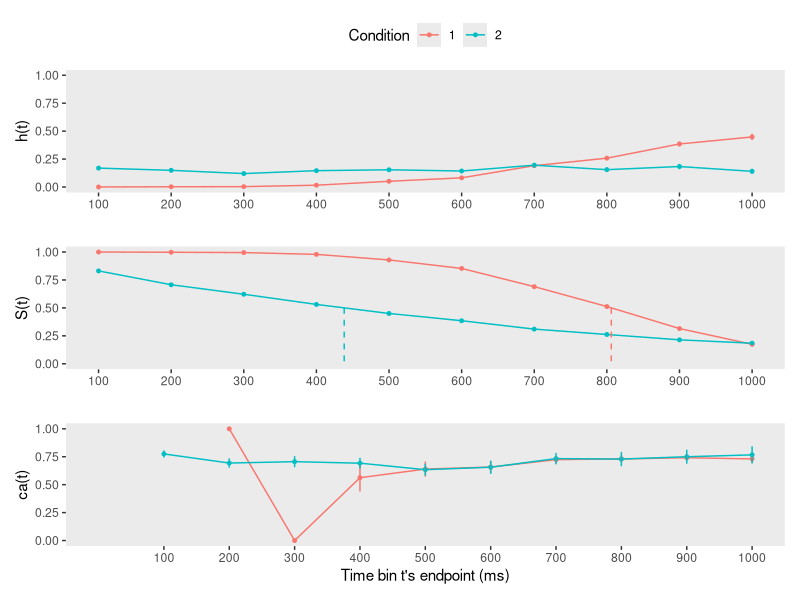
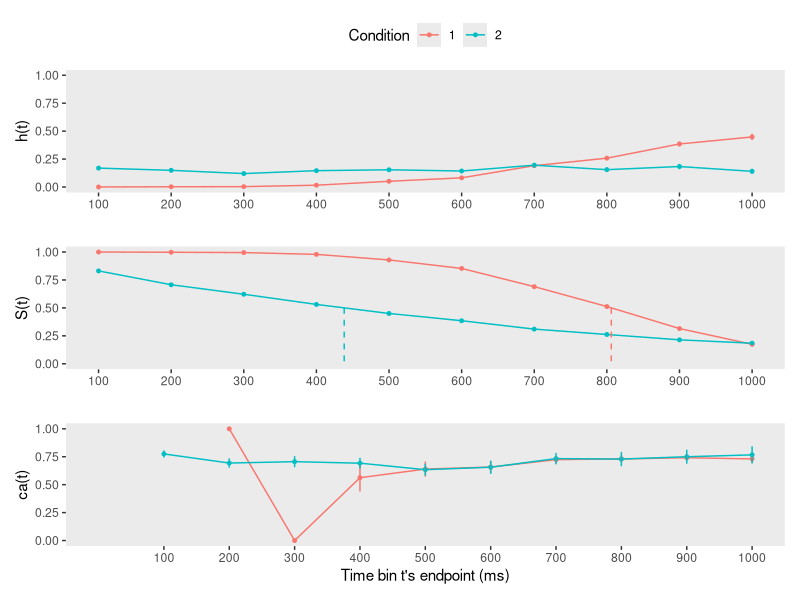

The R script that drew these images, in order:
## ---- chunk 1
knitr::opts_chunk$set(echo = TRUE)
## ---- chunk 2
library(tidyverse)
library(patchwork)
## ---- chunk 3
set.seed(1274)
Trials_perCondition = 1000

data <- tibble(
  pid   = 1,
  trial = sample(1:(2*Trials_perCondition)),
  condition = c(rep(1,Trials_perCondition), rep(2,Trials_perCondition)),
  RT = c(rnorm(Trials_perCondition, 800, 200), rexp(Trials_perCondition, 1/600)),
  acc = rep(sample(c(0,1), size=Trials_perCondition,replace=T, prob=c(.3,.7)),2)) %>% 
        arrange(trial) %>%
        mutate(RT = ifelse(RT<0,0.00000001,RT),
               condition=factor(condition,levels=c(1,2)))

print.data.frame(data)
## ---- chunk 4
cutoff <- 1000 # censoring time in ms
bin_size <- 100

data2 <- data %>%
         mutate(censor = 1,
                RT2 = ifelse(RT > cutoff, cutoff, RT),
                censor = ifelse(RT2 == cutoff,0,censor),
                dRT = ceiling(RT2/bin_size))

print.data.frame(data2)
## ---- chunk 5
data_ptb <-
  data2 %>% 
  uncount(weights = dRT) %>% # duplicate rows according to a weighting variable (or expression).
  group_by(trial) %>% 
  mutate(period = 1:n()) %>% 
  mutate(event = if_else(period == max(period) & censor == 1, 1, 0)) %>% 
  select(-censor) %>% 
  ungroup()

#print.data.frame(data_ptb)
## ---- chunk 6
data_lt <-
  data_ptb %>% 
  mutate(event = str_c("event = ", event)) %>%
  group_by(condition,period) %>% 
  count(event) %>% 
  ungroup() %>% 
  pivot_wider(names_from = event,
              values_from = n) %>% 
  mutate(ev1 = ifelse(is.na(`event = 1`),0,`event = 1`), # replace NA with 0
         ev0 = ifelse(is.na(`event = 0`),0,`event = 0`),
         RS = ev0 + ev1) %>%
  mutate(hazard = (ev1 / RS) %>% round(digits = 3)) %>% # estimate hazard
  mutate(se_haz = sqrt((hazard * (1 - hazard)) / RS) %>% round(digits=3)) %>% # se hazard
  group_by(condition) %>%
  mutate(survival = cumprod(1-hazard) %>% round(digits = 3), # estimate survival
         term     = cumsum(hazard / (RS * (1 - hazard))) %>% round(digits = 6), 
         se_surv = (survival * sqrt(term)) %>% round(digits = 7)) %>% # Greenwood's (1926) approximation
  ungroup()

print.data.frame(data_lt)
## ---- chunk 7
ca <- data2 %>%
  filter(censor==1) %>%
  group_by(condition,dRT) %>%
  summarize(ca = mean(acc),
            n = n()) %>%
  ungroup() %>%
  mutate(period = dRT,
         se_ca = sqrt((ca * (1-ca)) / n)) %>%
  select(-dRT)

ca
## ---- chunk 8
lt_full <- data_lt %>%
    left_join(ca, join_by(condition,period))

row1_cond1 <- tibble(condition=factor(1),period=0,`event = 0` = NA,`event = 1` = NA,ev1 = NA,ev0 = NA,RS = Trials_perCondition,
                     hazard = NA,se_haz = NA,survival = 1,term = NA,se_surv = 0,ca = NA,n = NA,se_ca = NA)
row1_cond2 <- tibble(condition=factor(2),period=0,`event = 0` = NA,`event = 1` = NA,ev1 = NA,ev0 = NA,RS = Trials_perCondition,
                     hazard = NA,se_haz = NA,survival = 1,term = NA,se_surv = 0,ca = NA,n = NA,se_ca = NA)
                   
lt_full <- bind_rows(row1_cond1, row1_cond2, lt_full) %>% arrange(condition, period)
  
print.data.frame(lt_full)
## ---- chunk 9
# determine the mth row where smallest S(t) > .5
cond1_m <- lt_full %>% 
      filter(condition == 1 & survival > .5) %>% slice(n()) # take last row
cond2_m <- lt_full %>% 
      filter(condition == 2 & survival > .5) %>% slice(n()) 

# determine the row for m + 1
cond1_m1 <- lt_full %>% 
    filter(condition == 1 & survival < .5) %>% slice(1)
cond2_m1 <- lt_full %>% 
    filter(condition == 2 & survival < .5) %>% slice(1)

# pull the value for m
m_cond1  <- pull(cond1_m, period)
m_cond2  <- pull(cond2_m, period)

# pull the two survival function values
surv_cond1_m  <- pull(cond1_m, survival)
surv_cond1_m1 <- pull(cond1_m1, survival)
surv_cond2_m  <- pull(cond2_m, survival)
surv_cond2_m1 <- pull(cond2_m1, survival)

# plug the values into Equation 10.6 (page 338)
median_cond1 <- m_cond1 + ((surv_cond1_m - .5) / (surv_cond1_m - surv_cond1_m1)) * ((m_cond1 + 1) - m_cond1) 
median_cond2 <- m_cond2 + ((surv_cond2_m - .5) / (surv_cond2_m - surv_cond2_m1)) * ((m_cond2 + 1) - m_cond2) 
## ---- chunk 10
p1 <-data_lt %>%
  ggplot(aes(x=period, color=factor(condition), group=condition)) +
  geom_line(aes(y=hazard)) +
  geom_point(aes(y=hazard), size=1) + labs(color="Condition") +
  geom_linerange(aes(ymin=hazard-se_haz, ymax=hazard+se_haz), show.legend = F)+
  #scale_color_viridis_d(NULL, option = "A", end=.55) +
  scale_x_continuous(breaks = 1:(cutoff/bin_size), labels=c(1:(cutoff/bin_size)*bin_size)) +
  scale_y_continuous(limits = c(0,1)) +
  labs(x="",
       y="h(t)") +
  theme(legend.background = element_rect(fill = "transparent"),
        panel.grid = element_blank(),
        legend.position = "top")

p2 <-data_lt %>%
  ggplot(aes(x=period, color=factor(condition), group=condition)) +
  geom_line(aes(y=survival), show.legend = F) +
  geom_point(aes(y=survival), size=1, show.legend = F) +
  geom_linerange(aes(ymin=survival-se_surv, ymax=survival+se_surv), show.legend = F)+
  #scale_color_viridis_d(NULL, option = "A", end=.55) +
  # add medians
  geom_path(aes(x=period, y=survival, color=factor(condition)),
            data = tibble(period= c(median_cond1, median_cond1, median_cond2, median_cond2),
                          survival = c(.5, 0, .5, 0),
                          condition = c(1,1,2,2)), 
            linetype = 2, show.legend = F) +
  scale_x_continuous(breaks = 1:(cutoff/bin_size), labels=c(1:(cutoff/bin_size)*bin_size)) +
  scale_y_continuous(limits = c(0,1)) +
  labs(x="",
       y="S(t)",
       colour="Condition") +
  theme(legend.background = element_rect(fill = "transparent"),
        panel.grid = element_blank())

p3 <-lt_full %>%
  ggplot(aes(x=period, color=factor(condition), group=condition)) +
  geom_line(aes(y=ca), show.legend = F) +
  geom_point(aes(y=ca), size=1, show.legend = F) +
  geom_linerange(aes(ymin=ca-se_ca, ymax=ca+se_ca), show.legend = F)+
  #scale_color_viridis_d(NULL, option = "A", end=.55) +
  scale_x_continuous(breaks = 1:(cutoff/bin_size), labels=c(1:(cutoff/bin_size)*bin_size)) +
  scale_y_continuous(limits = c(0,1)) +
  labs(x="Time bin t's endpoint (ms)",
       y="ca(t)",
       colour="Condition") +
  theme(legend.background = element_rect(fill = "transparent"),
        panel.grid = element_blank())



p1/p2/p3

ggsave("example1.png", width = 8, height = 5, dpi = 600)
